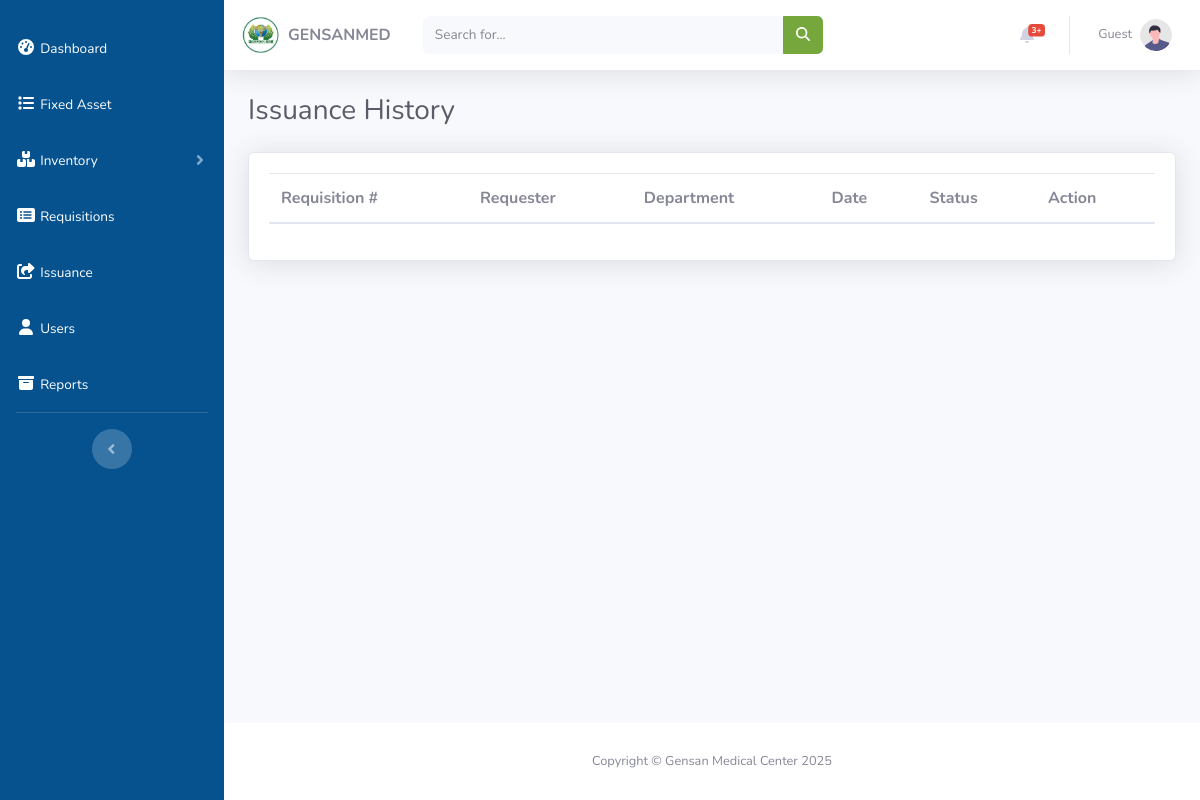
The app's page /admin/issuancehistory.php, older data.
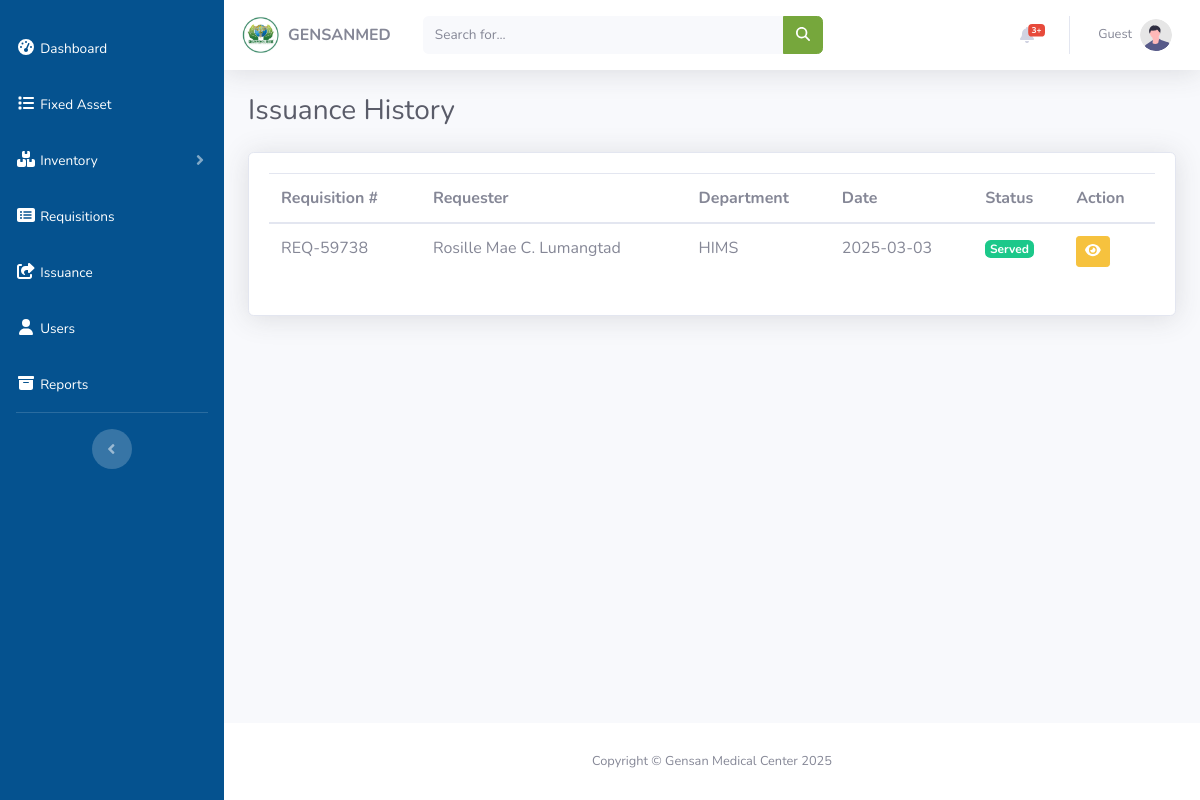
The same page, newer data.
### tables this page shows
CREATE TABLE `request` (
  `req_id` int(11) NOT NULL,
  `req_number` varchar(255) NOT NULL,
  `user_id` int(11) NOT NULL,
  `stockin_id` int(11) NOT NULL,
  `qty` int(11) NOT NULL,
  `department` varchar(255) NOT NULL,
  `remarks` varchar(255) DEFAULT NULL,
  `date` date DEFAULT current_timestamp(),
  `status` tinyint(1) DEFAULT 0
);

CREATE TABLE `users` (
  `user_id` int(11) NOT NULL,
  `fullname` varchar(255) NOT NULL,
  `username` varchar(255) NOT NULL,
  `pword` varchar(255) NOT NULL,
  `number` varchar(20) NOT NULL,
  `department` varchar(100) NOT NULL,
  `role` enum('admin','mmo','engineering','user') NOT NULL,
  `is_archived` tinyint(1) NOT NULL DEFAULT 0
);

### admin/issuancehistory.php (the view, shortened to what this page needs)
<?php
include("../includes/header.php");
include("../includes/navbar_admin.php");
$query = "SELECT r.req_number, r.date, u.fullname AS requester_name, u.department, si.item, r.qty, r.status
          FROM request r
          JOIN stock_in si ON r.stockin_id = si.stockin_id
          JOIN users u ON r.user_id = u.user_id
          WHERE r.status IN (1, 2)  --
          ORDER BY r.date DESC";
$result = mysqli_query($conn, $query);
?>
<div id="content-wrapper" class="d-flex flex-column">
    <div id="content">
        <?php
        include("../includes/topbar.php");
        ?>
        <div class="container-fluid">
            <div class="d-sm-flex align-items-center justify-content-between mb-4">
                <h1 class="h3 mb-0 text-gray-800">Issuance History</h1>
            </div>
            <div class="card shadow mb-4">
                <div class="card-body">
                    <div class="card-datatable table pt-0">
                        <table class="datatables-basic table" id="dataTable" width="100%">
                            <thead>
                                <tr>
                                    <th>Requisition #</th>
                                    <th>Requester</th>
                                    <th>Department</th>
                                    <th>Date</th>
                                    <th>Status</th>
                                    <th>Action</th>
                                </tr>
                            </thead>
                            <tbody>
                                <?php while ($row = mysqli_fetch_assoc($result)): ?>
                                    <tr>
                                        <td><?php echo htmlspecialchars($row['req_number']); ?></td>
                                        <td><?php echo htmlspecialchars($row['requester_name']); ?></td>
                                        <td><?php echo htmlspecialchars($row['department']); ?></td>
                                        <td><?php echo htmlspecialchars($row['date']); ?></td>
                                        <td>
                                            <?php
                                            if ($row['status'] == 1) {
                                                echo '<span class="badge badge-success">Served</span>';
                                            } elseif ($row['status'] == 2) {
                                                echo '<span class="badge badge-danger">Declined</span>';
                                            }
                                            ?>
                                        </td>
                                        <td>
                                            <button type="button" class="btn btn-sm btn-warning" data-toggle="modal" data-target="#viewIssuanceModal">
                                                <i class="fa-solid fa-eye text-white"></i>
                                            </button>
                                        </td>
                                    </tr>
                                <?php endwhile; ?>
                            </tbody>
                        </table>
                    </div>
                </div>
            </div>
        </div>
    </div>
    <?php
    include("../includes/footer.php");
    ?>

Row changes from the older to the newer data that the page shows:
added request: req_number "REQ-59738", user.fullname "Rosille Mae C. Lumangtad", user.department "HIMS", date "2025-03-03", status "Served"
